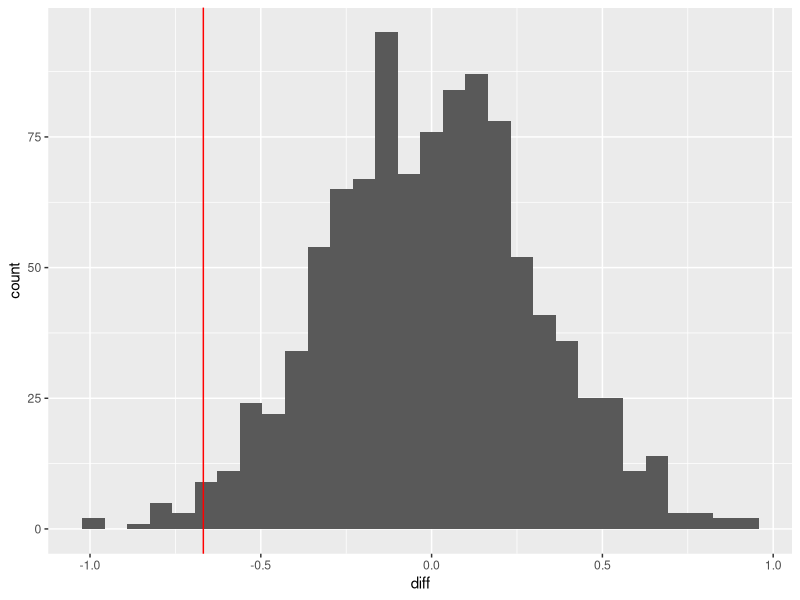

Source code (R):
library(tidyverse)

# sample data

df <- data.frame(group= rep(c("a", "b"), each = 20), value = c(rnorm(20, mean = 5), rnorm(20, mean = 6)))

permutate_oldest <- function(df, n = 9999, group = NULL, var = NULL){
  
  new_df <- data.frame(replicate = 1:n)
  
  group_enquo <- enquo(group)
  var_enquo <- enquo(var)
  
  return_diff <- function(df, g) {
    df$group_perm <- sample(dplyr::pull(df, !!g), replace = FALSE)
    Reduce(`-`, tapply(df[, "value"], df[, "group_perm"], mean, simplify = FALSE))
  }
  
  observed_diff <- Reduce(`-`, tapply(df[, "value"], df[, "group"], mean, simplify = FALSE))
  
  # write a function that quotes all args # from `getAnywhere(select.data.frame)`
  # vars <- lapply(list(group = group, var = var), function(x) assign(paste0(as.character(x), "_enquo"), enquo(x)))
  
  # df$shuf <- sample(dplyr::pull(df, !!group_enquo))
  
  # tapply(df[, "value"], df[, "shuf"], mean, simplify = FALSE)
  
  new_df$diff <- unlist(replicate(n, 
            return_diff(df, group_enquo), 
            simplify = FALSE))
  
  new_df
  
  # list(permuted_differences = new_df, observed_differences = data.frame(replicate = 1, diff = observed_diff))
  
}

differences <- permutate_oldest(df, n = 999, group, value)

observed = Reduce(`-`, tapply(df[, "value"], df[, "group"], mean, simplify = FALSE))

differences %>%
  ggplot() +
  geom_histogram(aes(x = diff)) +
  geom_vline(xintercept = observed, color = "red")








permutate_old <- function(df, group = NULL, var = NULL){
  
  group_enquo <- enquo(group)
  var_enquo <- enquo(var)
  
  # write a function that quotes all args # from `getAnywhere(select.data.frame)`
  # vars <- lapply(list(group = group, var = var), function(x) assign(paste0(as.character(x), "_enquo"), enquo(x)))
  
  # df$shuf <- sample(dplyr::pull(df, !!group_enquo))
  
  # tapply(df[, "value"], df[, "shuf"], mean, simplify = FALSE)
  
  attr(df, "shuf") <- replicate(10, 
                                   sample(dplyr::pull(df, !!group_enquo), replace = FALSE), 
                                   simplify = FALSE)
  attr(df, "vars") <- list(quote(replicate))
  attr(df, "labels") <- data.frame(replicate = 1:10)
  
  df
}

permutate_old(df, group, value)

